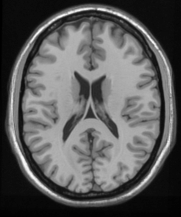
#> input picture practicals/prac1/BrainWeb_2D.png, 181 x 217 px
$ python temp_ws1.py
#> lines starting #> are read from the running program, lines starting #| are printed output that depends on the picture
#!/usr/bin/env python

import numpy as np
import matplotlib.pyplot as plt
from PIL import Image

# Utilities
def read_png_file(filename):
#> called with filename = './BrainWeb_2D.png'
    png=Image.open(filename)
#> png is the input picture: PIL image 181x217 L; min 0, max 255, mean 90.6
    image_array=np.array(png.getdata(),np.uint8).reshape(png.size[1], png.size[0])
    return image_array.astype('float32')

# [7 lines left out: function array_to_image, not called in this run]

def save_png_file(array,filename):
    png=array_to_image(array)
    png.save(filename)

def display_image(array):
    png=array_to_image(array)
    png.show()


# Nearest neighbor interpolation
# [25 lines left out: function resampling_nn, not called in this run]

# Nearest neighbor interpolation
def resampling_nn_fast(reference,
                       floating,
                       transformation):
    # Compute the deformation field
    ref_def = np.ones([3,reference.size])
    ref_def[0:2,:] = np.mgrid[0:reference.shape[0],0:reference.shape[1]].reshape(2,reference.size)
    flo_def=transformation.dot(ref_def)

    # Compute the nearest indices
    pre = np.round(flo_def).astype('int')
    indices = pre[0,:] * floating.shape[1] + pre[1,:]

    # Cheap boundary conditions
    indices[indices<0]=0
    indices[indices>=floating.size]=floating.size-1

    # Weighted sum
    warped_image = floating.ravel()[indices]
    return warped_image.reshape(reference.shape)

# Linear interpolation
# [33 lines left out: function resampling_ln, not called in this run]

# Linear interpolation
def resampling_ln_fast(reference,
                       floating,
                       transformation):
    ref_def = np.ones([3,reference.size])
    ref_def[0:2,:] = np.mgrid[0:reference.shape[0],0:reference.shape[1]].reshape(2,reference.size)
    flo_def=transformation.dot(ref_def)

    pre = np.floor(flo_def).astype('int')
    ratio = flo_def - pre.astype('float')
    indices_a = pre[0,:] * floating.shape[1] + pre[1,:]
    indices_b = pre[0,:] * floating.shape[1] + pre[1,:] + 1
    indices_c = (pre[0,:]+1) * floating.shape[1] + pre[1,:]
    indices_d = (pre[0,:]+1) * floating.shape[1] + pre[1,:] + 1

    # Cheap boundary conditions
    indices_a[indices_a<0]=0
    indices_b[indices_b<0]=0
    indices_c[indices_c<0]=0
    indices_d[indices_d<0]=0
    indices_a[indices_a>=floating.size]=floating.size-1
    indices_b[indices_b>=floating.size]=floating.size-1
    indices_c[indices_c>=floating.size]=floating.size-1
    indices_d[indices_d>=floating.size]=floating.size-1

    # Weighted sum
    warped_image = \
        floating.ravel()[indices_a] * (1-ratio[0,:]) * (1-ratio[1,:]) + \
        floating.ravel()[indices_b] * (1-ratio[0,:]) * ratio[1,:] + \
        floating.ravel()[indices_c] * ratio[0,:] * (1-ratio[1,:]) + \
        floating.ravel()[indices_d] * ratio[0,:] * ratio[1,:]
    return warped_image.reshape(reference.shape)

# Sum squared difference
def ssd(img1, img2):
    return np.sum(np.square(img1-img2))

# Normalised cross correlation
def ncc(img1, img2):

    #sigma1 = sqrt(np.sum(np.square(img1 - np.mean(img1))))
    #sigma2 = sqrt(np.sum(np.square(img2 - np.mean(img2))))

    sigma1 = np.std(img1)
    sigma2 = np.std(img2)
    #N = np.shape(img1)[0] * np.shape(img1)[1]
    N = img1.size

    crossTerm = np.sum((img1 - np.mean(img1)) * (img2 - np.mean(img2)))

    return crossTerm/(N*sigma1*sigma2)

# Normalised mutual information
def nmi(img1, img2):
    return None

# Main function
def main():
    # Read an input image
    reference_image=read_png_file('./BrainWeb_2D.png')
    floating_image=read_png_file('./BrainWeb_2D.png')

    # Generate and apply a transformation
    translation_values=np.arange(-2,2,0.01,dtype='float')
#    translation_values=np.array([-2])
    transformation_matrix=np.eye(3,3)
    ssd_values_nn=np.ndarray(len(translation_values))
    ssd_values_ln=np.ndarray(len(translation_values))
    ncc_values_nn=np.ndarray(len(translation_values))
    ncc_values_ln=np.ndarray(len(translation_values))
    nmi_values_nn=np.ndarray(len(translation_values))
    nmi_values_ln=np.ndarray(len(translation_values))

    # Apply successive translations
    for i in range(0,len(translation_values)):
        print('Perform resampling '+str(i+1)+'/'+str(len(translation_values)))
        transformation_matrix[0][2]=translation_values[i]
        warped_image_nn=resampling_nn_fast(reference_image,
                                                floating_image,
                                                transformation_matrix)
        warped_image_ln=resampling_ln_fast(reference_image,
                                                floating_image,
                                                transformation_matrix)
        ssd_values_nn[i]=ssd(reference_image,warped_image_nn)
        ncc_values_nn[i]=ncc(reference_image,warped_image_nn)
        nmi_values_nn[i]=nmi(reference_image,warped_image_nn)
        ssd_values_ln[i]=ssd(reference_image,warped_image_ln)
        ncc_values_ln[i]=ncc(reference_image,warped_image_ln)
        nmi_values_ln[i]=nmi(reference_image,warped_image_ln)
#> this loop made 400 passes
#> pass 1, in main, `warped_image_nn=resampling_nn_fast(reference_image, floating_image, tr..`:
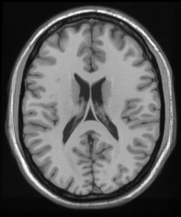
#> warped_image_nn: shape (217, 181) float32; min 0, max 255, mean 90.6
#> after the loop, ncc_values_ln = 400 values, max 1 at index 200, min 0.927 at index 0, mean 0.974; ncc_values_nn = 400 values, max 1 at index 151, min 0.927 at index 0, mean 0.97; ssd_values_ln = 400 values, max 24840320 at index 0, min 5.01e-24 at index 200, mean 8761562.9; ssd_values_nn = 400 values, max 24840320 at index 0, min 0 at index 151, mean 10048085.8; transformation_matrix = [[1, 0, 1.99], [0, 1, 0], [0, 0, 1]]

    # Display the results
    plt.subplot(3, 1, 1)
    plt.plot(translation_values, ssd_values_nn, 'b-', label='Nearest neigbour interpolation')
    plt.plot(translation_values, ssd_values_ln, 'c-', label='Linear interpolation')
#    plt.legend(loc='best', numpoints=1, fontsize='small')
    plt.ylabel('SSD value')
    plt.title('Measure of similarity value as a function of translation')
    plt.subplot(3, 1, 2)
    plt.plot(translation_values, ncc_values_nn, 'b-', label='Nearest neigbour interpolation')
    plt.plot(translation_values, ncc_values_ln, 'c-', label='Linear interpolation')
#    plt.legend(loc='best', numpoints=1, fontsize='small')
    plt.ylabel('NCC value')
    plt.subplot(3, 1, 3)
    plt.plot(translation_values, nmi_values_nn, 'b-', label='Nearest neigbour interpolation')
    plt.plot(translation_values, nmi_values_ln, 'c-', label='Linear interpolation')
    plt.legend(loc='best', numpoints=1, fontsize='small')
    plt.xlabel('Translation (in voxel)')
    plt.ylabel('NMI value')
    plt.show()
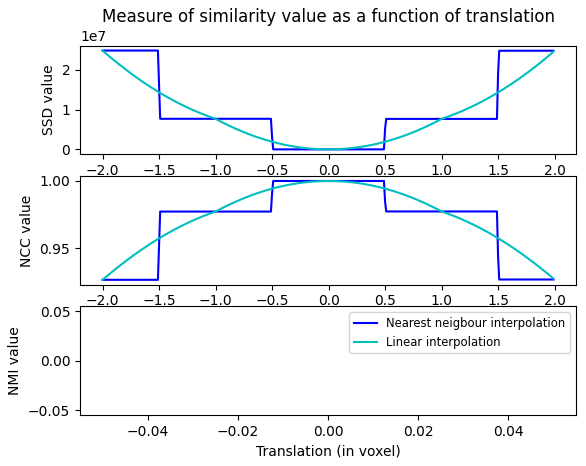
#> figure drawn by matplotlib, 3 panels; panel 1: curve peaks at x = -2, y = 24840320; panel 1: curve peaks at x = -2, y = 24840320; panel 2: curve peaks at x = -0.49, y = 1; panel 2: curve peaks at x = 1.78e-15, y = 1

    # Display an image
#    display_image(warped_image)
    # Save the warped image
#    save_png_file(warped_image, 'filename.png')
    # Save the plot
#    fig.savefig('filename.pdf', format='PDF')

if __name__ == "__main__":
    main()

$ run again, with practicals/prac1/image1.png copied over practicals/prac1/BrainWeb_2D.png
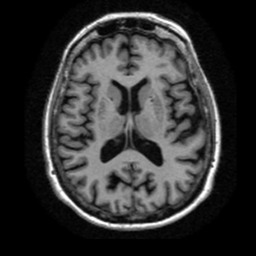
#> input picture practicals/prac1/image1.png, 256 x 256 px
#> in read_png_file, png is the input picture: PIL image 256x256 L; min 0, max 255, mean 50.4
#> the loop in main, `for i in range(0,len(translation_values)):` made 400 passes
#> pass 1, in main, `warped_image_nn=resampling_nn_fast(reference_image, floating_image, tr..`:
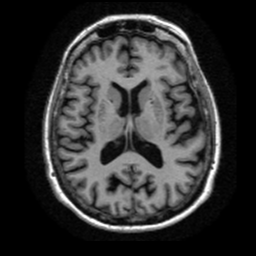
#> warped_image_nn: shape (256, 256) float32; min 0, max 255, mean 50.4
#> after the loop in main, `for i in range(0,len(translation_values)):`: ncc_values_ln = 400 values, max 1 at index 200, min 0.917 at index 0, mean 0.971; ncc_values_nn = 400 values, max 1 at index 151, min 0.917 at index 0, mean 0.967; ssd_values_ln = 400 values, max 39982516 at index 0, min 2.54e-24 at index 200, mean 13940534.9; ssd_values_nn = 400 values, max 39982512 at index 0, min 0 at index 151, mean 15923475.6; transformation_matrix = [[1, 0, 1.99], [0, 1, 0], [0, 0, 1]]
#> in main, `plt.show()`:
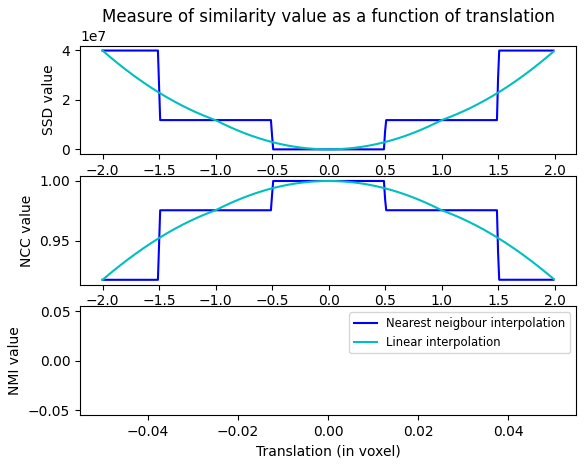
#> figure drawn by matplotlib, 3 panels; panel 1: curve peaks at x = -2, y = 39982512; panel 1: curve peaks at x = -2, y = 39982516; panel 2: curve peaks at x = -0.49, y = 1; panel 2: curve peaks at x = 1.78e-15, y = 1

$ run again, with practicals/prac1/image2.png copied over practicals/prac1/BrainWeb_2D.png
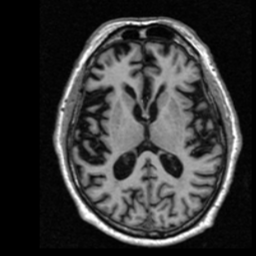
#> input picture practicals/prac1/image2.png, 256 x 256 px
#> in read_png_file, png is the input picture: PIL image 256x256 L; min 0, max 255, mean 54.3
#> the loop in main, `for i in range(0,len(translation_values)):` made 400 passes
#> pass 1, in main, `warped_image_nn=resampling_nn_fast(reference_image, floating_image, tr..`:
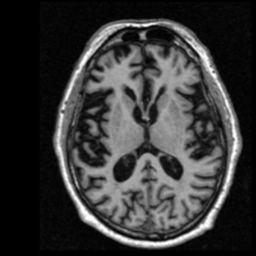
#> warped_image_nn: shape (256, 256) float32; min 0, max 255, mean 54.3
#> after the loop in main, `for i in range(0,len(translation_values)):`: ncc_values_ln = 400 values, max 1 at index 200, min 0.928 at index 0, mean 0.975; ncc_values_nn = 400 values, max 1 at index 151, min 0.928 at index 0, mean 0.972; ssd_values_ln = 400 values, max 37509568 at index 0, min 6.84e-26 at index 200, mean 12996976.1; ssd_values_nn = 400 values, max 37509568 at index 0, min 0 at index 151, mean 14814330.4; transformation_matrix = [[1, 0, 1.99], [0, 1, 0], [0, 0, 1]]
#> in main, `plt.show()`:
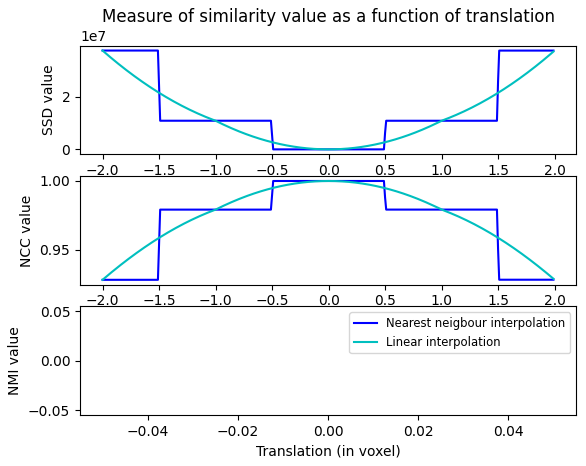
#> figure drawn by matplotlib, 3 panels; panel 1: curve peaks at x = -2, y = 37509568; panel 1: curve peaks at x = -2, y = 37509568; panel 2: curve peaks at x = -0.49, y = 1; panel 2: curve peaks at x = 1.78e-15, y = 1
